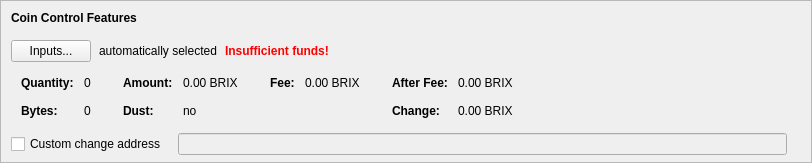
    <widget class="QFrame" name="frameCoinControl">
     <property name="sizePolicy">
      <sizepolicy hsizetype="Expanding" vsizetype="Expanding">
       <horstretch>0</horstretch>
       <verstretch>0</verstretch>
      </sizepolicy>
     </property>
     <property name="maximumSize">
      <size>
       <width>16777215</width>
       <height>16777215</height>
      </size>
     </property>
     <property name="frameShape">
      <enum>QFrame::StyledPanel</enum>
     </property>
     <property name="frameShadow">
      <enum>QFrame::Sunken</enum>
     </property>
     <layout class="QVBoxLayout" name="verticalLayoutCoinControl2">
      <property name="spacing">
       <number>0</number>
      </property>
      <property name="leftMargin">
       <number>0</number>
      </property>
      <property name="topMargin">
       <number>0</number>
      </property>
      <property name="rightMargin">
       <number>0</number>
      </property>
      <property name="bottomMargin">
       <number>6</number>
      </property>
      <item>
       <layout class="QVBoxLayout" name="verticalLayoutCoinControl" stretch="0,0,0,0,1">
        <property name="spacing">
         <number>0</number>
        </property>
        <property name="leftMargin">
         <number>10</number>
        </property>
        <property name="topMargin">
         <number>10</number>
        </property>
        <item>
         <layout class="QHBoxLayout" name="horizontalLayoutCoinControl1">
          <property name="bottomMargin">
           <number>15</number>
          </property>
          <item>
           <widget class="QLabel" name="labelCoinControlFeatures">
            <property name="sizePolicy">
             <sizepolicy hsizetype="Preferred" vsizetype="Maximum">
              <horstretch>0</horstretch>
              <verstretch>0</verstretch>
             </sizepolicy>
            </property>
            <property name="font">
             <font>
              <weight>75</weight>
              <bold>true</bold>
             </font>
            </property>
            <property name="styleSheet">
             <string notr="true">font-weight:bold;</string>
            </property>
            <property name="text">
             <string>Coin Control Features</string>
            </property>
           </widget>
          </item>
         </layout>
        </item>
        <item>
         <layout class="QHBoxLayout" name="horizontalLayoutCoinControl2" stretch="0,0,0,0">
          <property name="spacing">
           <number>8</number>
          </property>
          <property name="bottomMargin">
           <number>10</number>
          </property>
          <item>
           <widget class="QPushButton" name="pushButtonCoinControl">
            <property name="styleSheet">
             <string notr="true"/>
            </property>
            <property name="text">
             <string>Inputs...</string>
            </property>
            <property name="autoDefault">
             <bool>false</bool>
            </property>
           </widget>
          </item>
          <item>
           <widget class="QLabel" name="labelCoinControlAutomaticallySelected">
            <property name="text">
             <string>automatically selected</string>
            </property>
            <property name="margin">
             <number>5</number>
            </property>
           </widget>
          </item>
          <item>
           <widget class="QLabel" name="labelCoinControlInsuffFunds">
            <property name="font">
             <font>
              <weight>75</weight>
              <bold>true</bold>
             </font>
            </property>
            <property name="styleSheet">
             <string notr="true">color:red;font-weight:bold;</string>
            </property>
            <property name="text">
             <string>Insufficient funds!</string>
            </property>
            <property name="margin">
             <number>5</number>
            </property>
           </widget>
          </item>
          <item>
           <spacer name="horizontalSpacerCoinControl">
            <property name="orientation">
             <enum>Qt::Horizontal</enum>
            </property>
            <property name="sizeHint" stdset="0">
             <size>
              <width>40</width>
              <height>1</height>
             </size>
            </property>
           </spacer>
          </item>
         </layout>
        </item>
        <item>
         <widget class="QWidget" name="widgetCoinControl" native="true">
          <property name="sizePolicy">
           <sizepolicy hsizetype="Preferred" vsizetype="Preferred">
            <horstretch>0</horstretch>
            <verstretch>0</verstretch>
           </sizepolicy>
          </property>
          <property name="minimumSize">
           <size>
            <width>0</width>
            <height>0</height>
           </size>
          </property>
          <property name="styleSheet">
           <string notr="true"/>
          </property>
          <layout class="QHBoxLayout" name="horizontalLayoutCoinControl5">
           <property name="leftMargin">
            <number>0</number>
           </property>
           <property name="topMargin">
            <number>0</number>
           </property>
           <property name="rightMargin">
            <number>0</number>
           </property>
           <property name="bottomMargin">
            <number>0</number>
           </property>
           <item>
            <layout class="QHBoxLayout" name="horizontalLayoutCoinControl3" stretch="0,0,0,1">
             <property name="spacing">
              <number>20</number>
             </property>
             <property name="topMargin">
              <number>0</number>
             </property>
             <property name="bottomMargin">
              <number>10</number>
             </property>
             <item>
              <layout class="QFormLayout" name="formLayoutCoinControl1">
               <property name="horizontalSpacing">
                <number>10</number>
               </property>
               <property name="verticalSpacing">
                <number>14</number>
               </property>
               <property name="leftMargin">
                <number>10</number>
               </property>
               <property name="topMargin">
                <number>4</number>
               </property>
               <property name="rightMargin">
                <number>6</number>
               </property>
               <item row="0" column="0">
                <widget class="QLabel" name="labelCoinControlQuantityText">
                 <property name="font">
                  <font>
                   <weight>75</weight>
                   <bold>true</bold>
                  </font>
                 </property>
                 <property name="text">
                  <string>Quantity:</string>
                 </property>
                 <property name="margin">
                  <number>0</number>
                 </property>
                </widget>
               </item>
               <item row="0" column="1">
                <widget class="QLabel" name="labelCoinControlQuantity">
                 <property name="cursor">
                  <cursorShape>IBeamCursor</cursorShape>
                 </property>
                 <property name="contextMenuPolicy">
                  <enum>Qt::ActionsContextMenu</enum>
                 </property>
                 <property name="text">
                  <string notr="true">0</string>
                 </property>
                 <property name="margin">
                  <number>0</number>
                 </property>
                 <property name="textInteractionFlags">
                  <set>Qt::LinksAccessibleByMouse|Qt::TextSelectableByKeyboard|Qt::TextSelectableByMouse</set>
                 </property>
                </widget>
               </item>
               <item row="1" column="0">
                <widget class="QLabel" name="labelCoinControlBytesText">
                 <property name="font">
                  <font>
                   <weight>75</weight>
                   <bold>true</bold>
                  </font>
                 </property>
                 <property name="text">
                  <string>Bytes:</string>
                 </property>
                </widget>
               </item>
               <item row="1" column="1">
                <widget class="QLabel" name="labelCoinControlBytes">
                 <property name="cursor">
                  <cursorShape>IBeamCursor</cursorShape>
                 </property>
                 <property name="contextMenuPolicy">
                  <enum>Qt::ActionsContextMenu</enum>
                 </property>
                 <property name="text">
                  <string notr="true">0</string>
                 </property>
                 <property name="textInteractionFlags">
                  <set>Qt::LinksAccessibleByMouse|Qt::TextSelectableByKeyboard|Qt::TextSelectableByMouse</set>
                 </property>
                </widget>
               </item>
              </layout>
             </item>
             <item>
              <layout class="QFormLayout" name="formLayoutCoinControl2">
               <property name="horizontalSpacing">
                <number>10</number>
               </property>
               <property name="verticalSpacing">
                <number>14</number>
               </property>
               <property name="leftMargin">
                <number>6</number>
               </property>
               <property name="topMargin">
                <number>4</number>
               </property>
               <property name="rightMargin">
                <number>6</number>
               </property>
               <item row="0" column="0">
                <widget class="QLabel" name="labelCoinControlAmountText">
                 <property name="font">
                  <font>
                   <weight>75</weight>
                   <bold>true</bold>
                  </font>
                 </property>
                 <property name="text">
                  <string>Amount:</string>
                 </property>
                 <property name="margin">
                  <number>0</number>
                 </property>
                </widget>
               </item>
               <item row="0" column="1">
                <widget class="QLabel" name="labelCoinControlAmount">
                 <property name="cursor">
                  <cursorShape>IBeamCursor</cursorShape>
                 </property>
                 <property name="contextMenuPolicy">
                  <enum>Qt::ActionsContextMenu</enum>
                 </property>
                 <property name="text">
                  <string notr="true">0.00 BRIX</string>
                 </property>
                 <property name="textInteractionFlags">
                  <set>Qt::LinksAccessibleByMouse|Qt::TextSelectableByKeyboard|Qt::TextSelectableByMouse</set>
                 </property>
                </widget>
               </item>
               <item row="1" column="0">
                <widget class="QLabel" name="labelCoinControlLowOutputText">
                 <property name="font">
                  <font>
                   <weight>75</weight>
                   <bold>true</bold>
                  </font>
                 </property>
                 <property name="text">
                  <string>Dust:</string>
                 </property>
                </widget>
               </item>
               <item row="1" column="1">
                <widget class="QLabel" name="labelCoinControlLowOutput">
                 <property name="cursor">
                  <cursorShape>IBeamCursor</cursorShape>
                 </property>
                 <property name="contextMenuPolicy">
                  <enum>Qt::ActionsContextMenu</enum>
                 </property>
                 <property name="text">
                  <string notr="true">no</string>
                 </property>
                 <property name="textInteractionFlags">
                  <set>Qt::LinksAccessibleByMouse|Qt::TextSelectableByKeyboard|Qt::TextSelectableByMouse</set>
                 </property>
                </widget>
               </item>
              </layout>
             </item>
             <item>
              <layout class="QFormLayout" name="formLayoutCoinControl3">
               <property name="horizontalSpacing">
                <number>10</number>
               </property>
               <property name="verticalSpacing">
                <number>14</number>
               </property>
               <property name="leftMargin">
                <number>6</number>
               </property>
               <property name="topMargin">
                <number>4</number>
               </property>
               <property name="rightMargin">
                <number>6</number>
               </property>
               <item row="0" column="0">
                <widget class="QLabel" name="labelCoinControlFeeText">
                 <property name="font">
                  <font>
                   <weight>75</weight>
                   <bold>true</bold>
                  </font>
                 </property>
                 <property name="text">
                  <string>Fee:</string>
                 </property>
                 <property name="margin">
                  <number>0</number>
                 </property>
                </widget>
               </item>
               <item row="0" column="1">
                <widget class="QLabel" name="labelCoinControlFee">
                 <property name="cursor">
                  <cursorShape>IBeamCursor</cursorShape>
                 </property>
                 <property name="contextMenuPolicy">
                  <enum>Qt::ActionsContextMenu</enum>
                 </property>
                 <property name="text">
                  <string notr="true">0.00 BRIX</string>
                 </property>
                 <property name="textInteractionFlags">
                  <set>Qt::LinksAccessibleByMouse|Qt::TextSelectableByKeyboard|Qt::TextSelectableByMouse</set>
                 </property>
                </widget>
               </item>
              </layout>
             </item>
             <item>
              <layout class="QFormLayout" name="formLayoutCoinControl4">
               <property name="horizontalSpacing">
                <number>10</number>
               </property>
               <property name="verticalSpacing">
                <number>14</number>
               </property>
               <property name="leftMargin">
                <number>6</number>
               </property>
               <property name="topMargin">
                <number>4</number>
               </property>
               <property name="rightMargin">
                <number>6</number>
               </property>
               <item row="0" column="0">
                <widget class="QLabel" name="labelCoinControlAfterFeeText">
                 <property name="font">
                  <font>
                   <weight>75</weight>
                   <bold>true</bold>
                  </font>
                 </property>
                 <property name="text">
                  <string>After Fee:</string>
                 </property>
                 <property name="margin">
                  <number>0</number>
                 </property>
                </widget>
               </item>
               <item row="0" column="1">
                <widget class="QLabel" name="labelCoinControlAfterFee">
                 <property name="cursor">
                  <cursorShape>IBeamCursor</cursorShape>
                 </property>
                 <property name="contextMenuPolicy">
                  <enum>Qt::ActionsContextMenu</enum>
                 </property>
                 <property name="text">
                  <string notr="true">0.00 BRIX</string>
                 </property>
                 <property name="textInteractionFlags">
                  <set>Qt::LinksAccessibleByMouse|Qt::TextSelectableByKeyboard|Qt::TextSelectableByMouse</set>
                 </property>
                </widget>
               </item>
               <item row="1" column="0">
                <widget class="QLabel" name="labelCoinControlChangeText">
                 <property name="font">
                  <font>
                   <weight>75</weight>
                   <bold>true</bold>
                  </font>
                 </property>
                 <property name="text">
                  <string>Change:</string>
                 </property>
                </widget>
               </item>
               <item row="1" column="1">
                <widget class="QLabel" name="labelCoinControlChange">
                 <property name="cursor">
                  <cursorShape>IBeamCursor</cursorShape>
                 </property>
                 <property name="contextMenuPolicy">
                  <enum>Qt::ActionsContextMenu</enum>
                 </property>
                 <property name="text">
                  <string notr="true">0.00 BRIX</string>
                 </property>
                 <property name="textInteractionFlags">
                  <set>Qt::LinksAccessibleByMouse|Qt::TextSelectableByKeyboard|Qt::TextSelectableByMouse</set>
                 </property>
                </widget>
               </item>
              </layout>
             </item>
            </layout>
           </item>
          </layout>
         </widget>
        </item>
        <item>
         <layout class="QHBoxLayout" name="horizontalLayoutCoinControl4" stretch="0,0,0">
          <property name="spacing">
           <number>12</number>
          </property>
          <property name="sizeConstraint">
           <enum>QLayout::SetDefaultConstraint</enum>
          </property>
          <property name="topMargin">
           <number>5</number>
          </property>
          <property name="rightMargin">
           <number>5</number>
          </property>
          <item>
           <widget class="QCheckBox" name="checkBoxCoinControlChange">
            <property name="toolTip">
             <string>If this is activated, but the change address is empty or invalid, change will be sent to a newly generated address.</string>
            </property>
            <property name="text">
             <string>Custom change address</string>
            </property>
           </widget>
          </item>
          <item>
           <widget class="QValidatedLineEdit" name="lineEditCoinControlChange">
            <property name="enabled">
             <bool>false</bool>
            </property>
            <property name="sizePolicy">
             <sizepolicy hsizetype="Expanding" vsizetype="Fixed">
              <horstretch>0</horstretch>
              <verstretch>0</verstretch>
             </sizepolicy>
            </property>
           </widget>
          </item>
          <item>
           <widget class="QLabel" name="labelCoinControlChangeLabel">
            <property name="sizePolicy">
             <sizepolicy hsizetype="Preferred" vsizetype="Expanding">
              <horstretch>0</horstretch>
              <verstretch>0</verstretch>
             </sizepolicy>
            </property>
            <property name="minimumSize">
             <size>
              <width>0</width>
              <height>0</height>
             </size>
            </property>
            <property name="text">
             <string/>
            </property>
            <property name="margin">
             <number>3</number>
            </property>
           </widget>
          </item>
         </layout>
        </item>
        <item>
         <spacer name="verticalSpacerCoinControl">
          <property name="orientation">
           <enum>Qt::Vertical</enum>
          </property>
          <property name="sizeHint" stdset="0">
           <size>
            <width>800</width>
            <height>1</height>
           </size>
          </property>
         </spacer>
        </item>
       </layout>
      </item>
     </layout>
    </widget>
